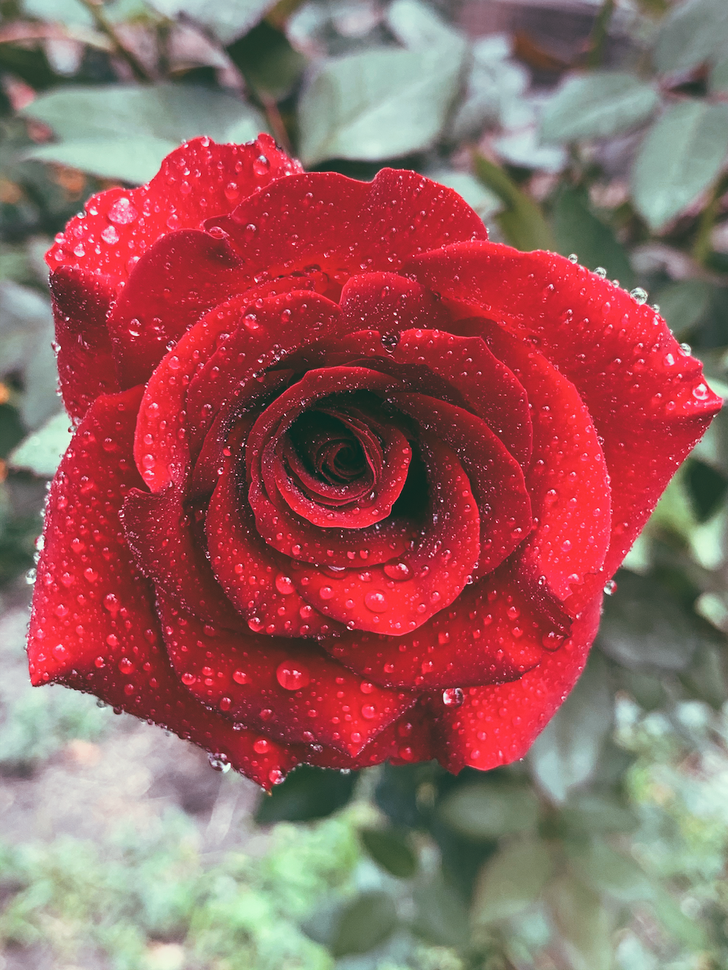
#> input picture IM_LAB_EXAM/img/SET-C.png, 728 x 970 px, shrunk from 1000 x 1333 before the run
$ python b200047_set-c.py
#> lines starting #> are read from the running program, lines starting #| are printed output that depends on the picture

import cv2
import numpy as np
import matplotlib.pyplot as plt

def compute_histogram(image):

    histogram = np.zeros(256, dtype=int)


    for row in image:
        for pixel in row:
            intensity = pixel
            histogram[intensity] += 1

    return histogram

def plot_histogram(histogram):
    # Create an array of bin values from 0 to 255
    bins = np.arange(256)

    # Plot the histogram
    plt.figure(figsize=(10, 6))
    plt.title('Grayscale Image Histogram')
    plt.xlabel('Pixel Intensity')
    plt.ylabel('Frequency')
    plt.bar(bins, histogram, color='gray', alpha=0.7)
    plt.show()

def compute_color_histogram(image):
    # Split the image into color channels
    blue_channel = image[:, :, 0]
    green_channel = image[:, :, 1]
    red_channel = image[:, :, 2]

    # Compute the histogram for each color channel
    blue_hist = np.zeros(256, dtype=int)
    green_hist = np.zeros(256, dtype=int)
    red_hist = np.zeros(256, dtype=int)

    for i in range(image.shape[0]):
        for j in range(image.shape[1]):
            blue_hist[blue_channel[i, j]] += 1
            green_hist[green_channel[i, j]] += 1
            red_hist[red_channel[i, j]] += 1

    return blue_hist, green_hist, red_hist

def plot_color_histogram(blue_hist, green_hist, red_hist):
    # Plot the histograms
    plt.figure(figsize=(10, 6))
    plt.title('Color Histogram')
    plt.xlabel('Pixel Value')
    plt.ylabel('Frequency')
    plt.plot(blue_hist, color='blue', label='Blue')
    plt.plot(green_hist, color='green', label='Green')
    plt.plot(red_hist, color='red', label='Red')
    plt.legend()
    plt.show()


image = plt.imread('img/SET-C.png')
#> image is the input picture: shape (970, 728, 3) float32; mean R, G, B 0.593, 0.392, 0.382
grayscale_image =  cv2.imread("img/SET-C.png", cv2.IMREAD_GRAYSCALE)  # Convert to grayscale
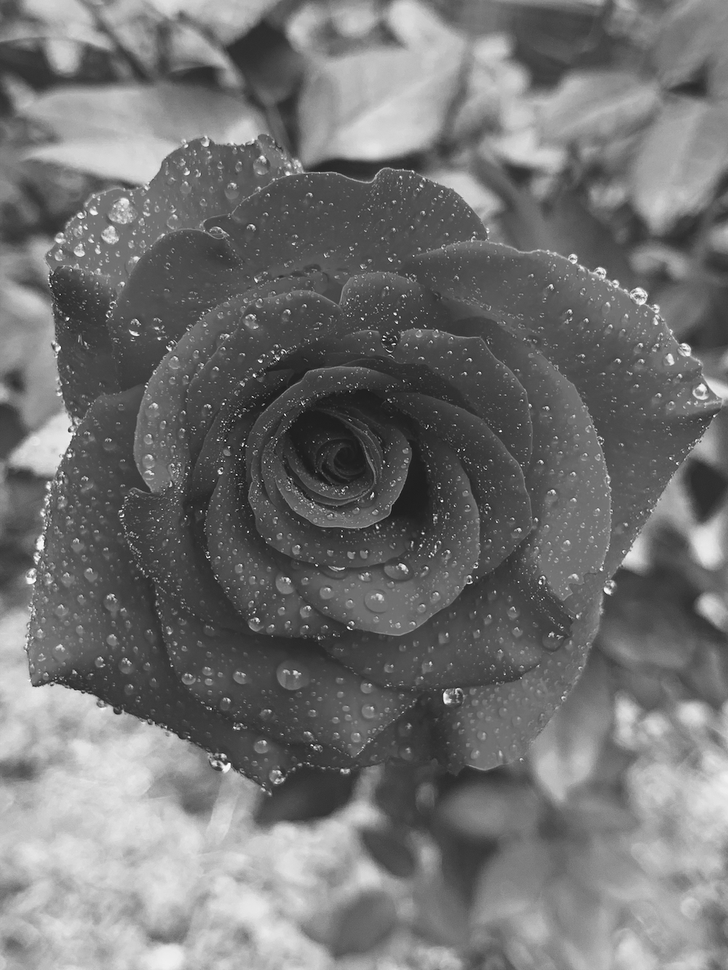
#> grayscale_image: shape (970, 728); min 3, max 254, mean 114.4
histogram = compute_histogram(grayscale_image)
#> after the loop in compute_histogram, `for row in image:`: histogram = 256 values, max 9924 at index 77, min 0 at index 0, mean 2758.4
#plot_histogram(histogram)

rgb_image = cv2.cvtColor(image, cv2.COLOR_BGR2RGB)
blue_hist, green_hist, red_hist = compute_color_histogram(rgb_image)
#> in compute_color_histogram, `blue_channel = image[:, :, 0]`:
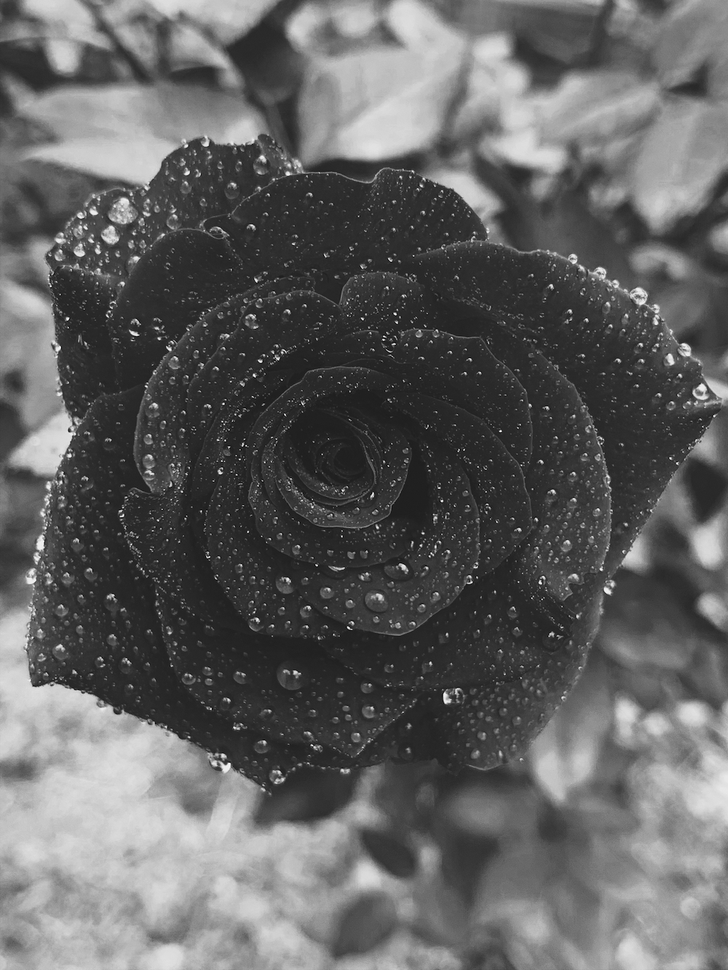
#> blue_channel: shape (970, 728) float32; min 0, max 1, mean 0.382
#> in compute_color_histogram, `green_channel = image[:, :, 1]`:
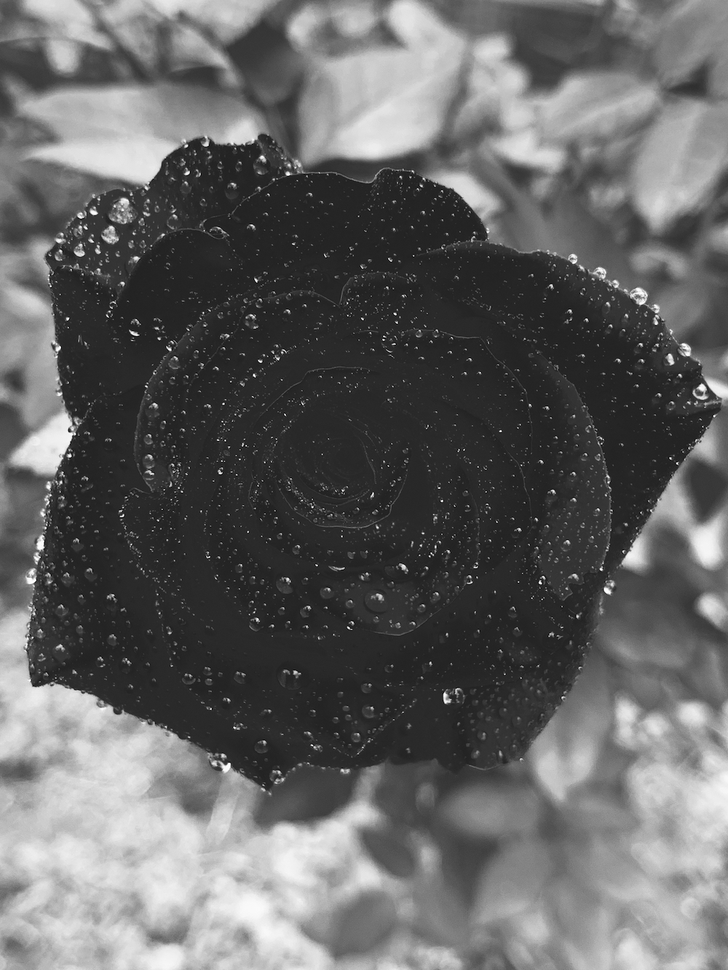
#> green_channel: shape (970, 728) float32; min 0, max 1, mean 0.391
#> in compute_color_histogram, `red_channel = image[:, :, 2]`:
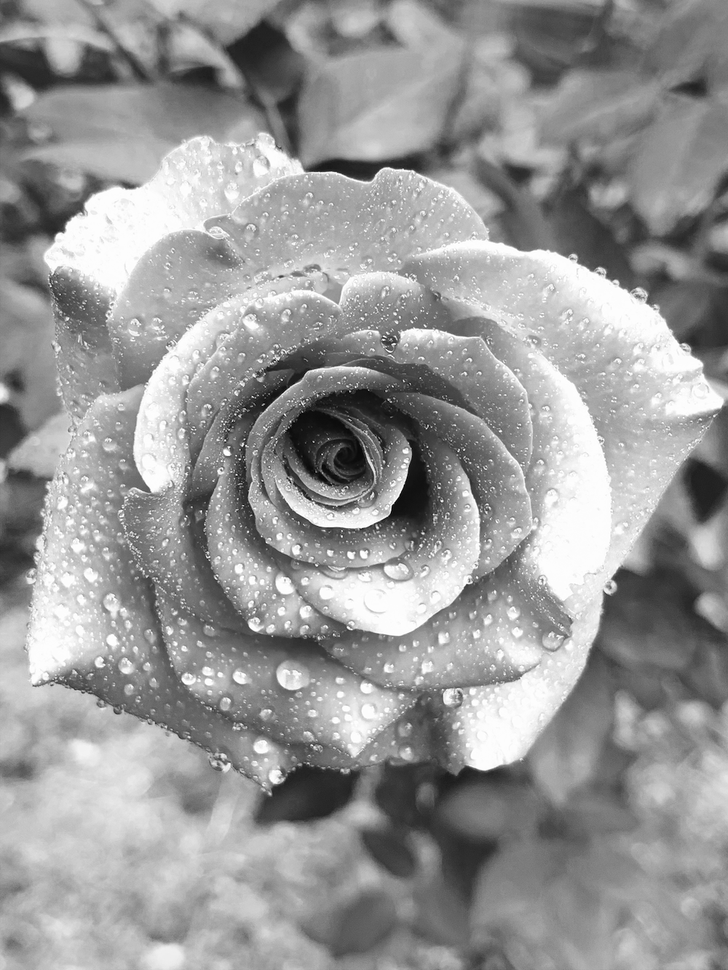
#> red_channel: shape (970, 728) float32; min 0, max 1, mean 0.594
#> (the run stopped early here; a loop or call above may not have finished)

$ run again, with IM_LAB_EXAM/img/lake.png copied over IM_LAB_EXAM/img/SET-C.png
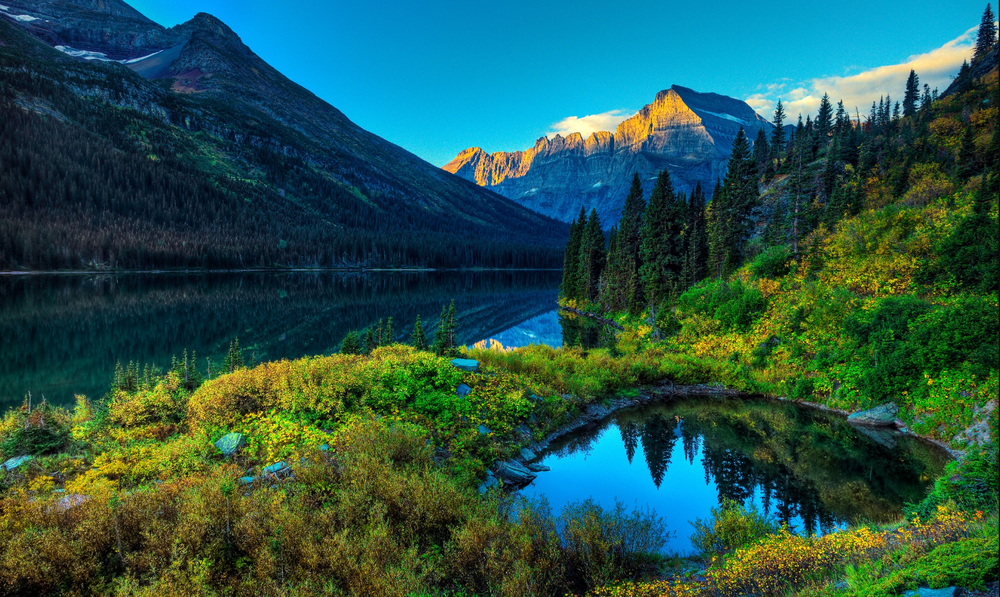
#> input picture IM_LAB_EXAM/img/lake.png, 1000 x 597 px, shrunk from 1612 x 963 before the run
#> image is the input picture: shape (597, 1000, 4) float32; mean R, G, B, A 0.148, 0.331, 0.297, 1
#> `grayscale_image =  cv2.imread("img/SET-C.png", cv2.IMREAD_GRAYSCALE)`:
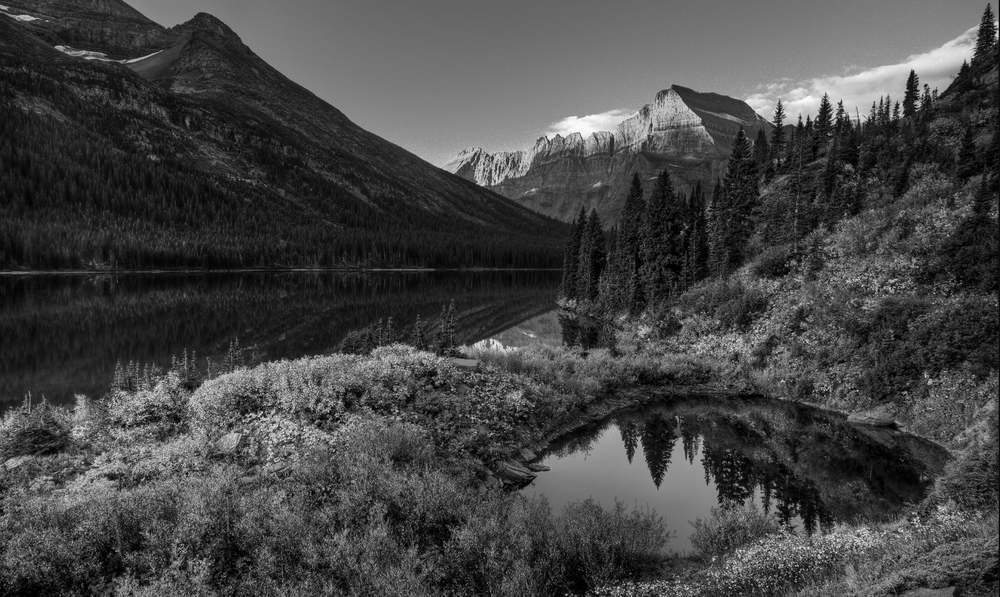
#> grayscale_image: shape (597, 1000); min 0, max 251, mean 68.9
#> after the loop in compute_histogram, `for row in image:`: histogram = 256 values, max 8486 at index 28, min 0 at index 252, mean 2332
#> in compute_color_histogram, `red_channel = image[:, :, 2]`:
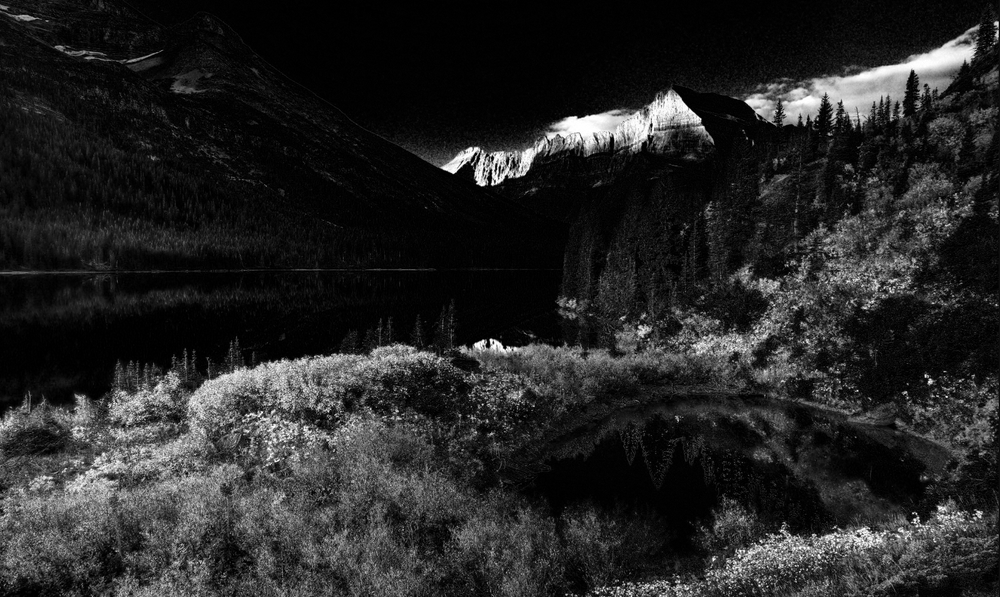
#> red_channel: shape (597, 1000) float32; min 0, max 1, mean 0.148
